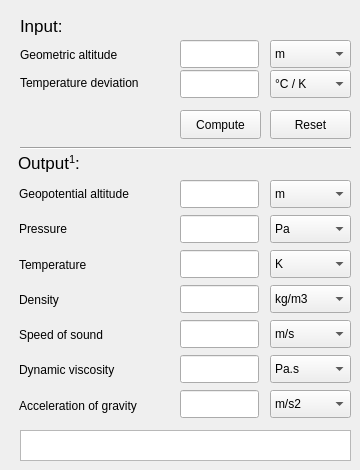
    <widget class="QWidget" name="tab">
     <attribute name="title">
      <string>STD Atmo Calc</string>
     </attribute>
     <widget class="QComboBox" name="TempUnits">
      <property name="geometry">
       <rect>
        <x>270</x>
        <y>70</y>
        <width>81</width>
        <height>28</height>
       </rect>
      </property>
      <item>
       <property name="text">
        <string>°C / K</string>
       </property>
      </item>
      <item>
       <property name="text">
        <string>°F / °R</string>
       </property>
      </item>
     </widget>
     <widget class="QComboBox" name="AltUnits">
      <property name="geometry">
       <rect>
        <x>270</x>
        <y>40</y>
        <width>81</width>
        <height>28</height>
       </rect>
      </property>
      <item>
       <property name="text">
        <string>m</string>
       </property>
      </item>
      <item>
       <property name="text">
        <string>ft</string>
       </property>
      </item>
     </widget>
     <widget class="Line" name="line">
      <property name="geometry">
       <rect>
        <x>20</x>
        <y>140</y>
        <width>331</width>
        <height>16</height>
       </rect>
      </property>
      <property name="orientation">
       <enum>Qt::Orientation::Horizontal</enum>
      </property>
     </widget>
     <widget class="QLabel" name="Input">
      <property name="geometry">
       <rect>
        <x>20</x>
        <y>10</y>
        <width>150</width>
        <height>31</height>
       </rect>
      </property>
      <property name="font">
       <font>
        <pointsize>13</pointsize>
       </font>
      </property>
      <property name="frameShadow">
       <enum>QFrame::Shadow::Sunken</enum>
      </property>
      <property name="lineWidth">
       <number>5</number>
      </property>
      <property name="text">
       <string>Input:</string>
      </property>
     </widget>
     <widget class="QLabel" name="Input_2">
      <property name="geometry">
       <rect>
        <x>18</x>
        <y>148</y>
        <width>150</width>
        <height>31</height>
       </rect>
      </property>
      <property name="font">
       <font>
        <pointsize>13</pointsize>
       </font>
      </property>
      <property name="frameShadow">
       <enum>QFrame::Shadow::Sunken</enum>
      </property>
      <property name="lineWidth">
       <number>5</number>
      </property>
      <property name="text">
       <string>&lt;html&gt;&lt;head/&gt;&lt;body&gt;&lt;p&gt;Output&lt;sup&gt;1&lt;/sup&gt;:&lt;/p&gt;&lt;/body&gt;&lt;/html&gt;</string>
      </property>
     </widget>
     <widget class="QPushButton" name="Compute">
      <property name="geometry">
       <rect>
        <x>180</x>
        <y>110</y>
        <width>81</width>
        <height>29</height>
       </rect>
      </property>
      <property name="text">
       <string>Compute</string>
      </property>
     </widget>
     <widget class="QPushButton" name="Reset">
      <property name="geometry">
       <rect>
        <x>270</x>
        <y>110</y>
        <width>81</width>
        <height>29</height>
       </rect>
      </property>
      <property name="text">
       <string>Reset</string>
      </property>
     </widget>
     <widget class="QWidget" name="layoutWidget">
      <property name="geometry">
       <rect>
        <x>20</x>
        <y>43</y>
        <width>152</width>
        <height>51</height>
       </rect>
      </property>
      <layout class="QVBoxLayout" name="verticalLayout_3">
       <item>
        <widget class="QLabel" name="label">
         <property name="text">
          <string>Geometric altitude</string>
         </property>
        </widget>
       </item>
       <item>
        <widget class="QLabel" name="label_2">
         <property name="text">
          <string>Temperature deviation</string>
         </property>
        </widget>
       </item>
      </layout>
     </widget>
     <widget class="QLineEdit" name="AltitudeInp">
      <property name="geometry">
       <rect>
        <x>180</x>
        <y>40</y>
        <width>79</width>
        <height>28</height>
       </rect>
      </property>
     </widget>
     <widget class="QLineEdit" name="dISAInp">
      <property name="geometry">
       <rect>
        <x>180</x>
        <y>70</y>
        <width>79</width>
        <height>28</height>
       </rect>
      </property>
     </widget>
     <widget class="QWidget" name="layoutWidget">
      <property name="geometry">
       <rect>
        <x>19</x>
        <y>179</y>
        <width>152</width>
        <height>241</height>
       </rect>
      </property>
      <layout class="QVBoxLayout" name="verticalLayout_4">
       <item>
        <widget class="QLabel" name="label_8">
         <property name="text">
          <string>Geopotential altitude</string>
         </property>
        </widget>
       </item>
       <item>
        <widget class="QLabel" name="label_3">
         <property name="text">
          <string>Pressure</string>
         </property>
        </widget>
       </item>
       <item>
        <widget class="QLabel" name="label_4">
         <property name="text">
          <string>Temperature</string>
         </property>
        </widget>
       </item>
       <item>
        <widget class="QLabel" name="label_5">
         <property name="text">
          <string>Density</string>
         </property>
        </widget>
       </item>
       <item>
        <widget class="QLabel" name="label_6">
         <property name="text">
          <string>Speed of sound</string>
         </property>
        </widget>
       </item>
       <item>
        <widget class="QLabel" name="label_7">
         <property name="text">
          <string>Dynamic viscosity</string>
         </property>
        </widget>
       </item>
       <item>
        <widget class="QLabel" name="label_9">
         <property name="text">
          <string>Acceleration of gravity</string>
         </property>
        </widget>
       </item>
      </layout>
     </widget>
     <widget class="QLineEdit" name="TemperatureOutput">
      <property name="geometry">
       <rect>
        <x>180</x>
        <y>250</y>
        <width>79</width>
        <height>28</height>
       </rect>
      </property>
      <property name="readOnly">
       <bool>true</bool>
      </property>
     </widget>
     <widget class="QLineEdit" name="AltitudeOutput">
      <property name="geometry">
       <rect>
        <x>180</x>
        <y>180</y>
        <width>79</width>
        <height>28</height>
       </rect>
      </property>
      <property name="readOnly">
       <bool>true</bool>
      </property>
     </widget>
     <widget class="QLineEdit" name="PressureOutput">
      <property name="geometry">
       <rect>
        <x>180</x>
        <y>215</y>
        <width>79</width>
        <height>28</height>
       </rect>
      </property>
      <property name="readOnly">
       <bool>true</bool>
      </property>
     </widget>
     <widget class="QLineEdit" name="SoundSpeedOutput">
      <property name="geometry">
       <rect>
        <x>180</x>
        <y>320</y>
        <width>79</width>
        <height>28</height>
       </rect>
      </property>
     </widget>
     <widget class="QLineEdit" name="GravityOutput">
      <property name="geometry">
       <rect>
        <x>180</x>
        <y>390</y>
        <width>79</width>
        <height>28</height>
       </rect>
      </property>
     </widget>
     <widget class="QLineEdit" name="ViscosityOutput">
      <property name="geometry">
       <rect>
        <x>180</x>
        <y>355</y>
        <width>79</width>
        <height>28</height>
       </rect>
      </property>
     </widget>
     <widget class="QLineEdit" name="DensityOutput">
      <property name="geometry">
       <rect>
        <x>180</x>
        <y>285</y>
        <width>79</width>
        <height>28</height>
       </rect>
      </property>
     </widget>
     <widget class="QComboBox" name="PressureCombo">
      <property name="geometry">
       <rect>
        <x>270</x>
        <y>215</y>
        <width>81</width>
        <height>28</height>
       </rect>
      </property>
      <item>
       <property name="text">
        <string>Pa</string>
       </property>
      </item>
      <item>
       <property name="text">
        <string>psi</string>
       </property>
      </item>
      <item>
       <property name="text">
        <string>mm Hg</string>
       </property>
      </item>
     </widget>
     <widget class="QComboBox" name="DensityCombo">
      <property name="geometry">
       <rect>
        <x>270</x>
        <y>285</y>
        <width>81</width>
        <height>28</height>
       </rect>
      </property>
      <item>
       <property name="text">
        <string>kg/m3</string>
       </property>
      </item>
      <item>
       <property name="text">
        <string>slug/m3</string>
       </property>
      </item>
     </widget>
     <widget class="QComboBox" name="SpeedSoundCombo">
      <property name="geometry">
       <rect>
        <x>270</x>
        <y>320</y>
        <width>81</width>
        <height>28</height>
       </rect>
      </property>
      <item>
       <property name="text">
        <string>m/s</string>
       </property>
      </item>
      <item>
       <property name="text">
        <string>ft/s</string>
       </property>
      </item>
      <item>
       <property name="text">
        <string>km/hr</string>
       </property>
      </item>
      <item>
       <property name="text">
        <string>mi/hr</string>
       </property>
      </item>
      <item>
       <property name="text">
        <string>knots</string>
       </property>
      </item>
     </widget>
     <widget class="QComboBox" name="GopAltCombo">
      <property name="geometry">
       <rect>
        <x>270</x>
        <y>180</y>
        <width>81</width>
        <height>28</height>
       </rect>
      </property>
      <item>
       <property name="text">
        <string>m</string>
       </property>
      </item>
      <item>
       <property name="text">
        <string>ft</string>
       </property>
      </item>
     </widget>
     <widget class="QComboBox" name="TemperatureCombo">
      <property name="geometry">
       <rect>
        <x>270</x>
        <y>250</y>
        <width>81</width>
        <height>28</height>
       </rect>
      </property>
      <item>
       <property name="text">
        <string>K</string>
       </property>
      </item>
      <item>
       <property name="text">
        <string>°C</string>
       </property>
      </item>
      <item>
       <property name="text">
        <string>°F</string>
       </property>
      </item>
      <item>
       <property name="text">
        <string>°R</string>
       </property>
      </item>
     </widget>
     <widget class="QComboBox" name="ViscosityCombo">
      <property name="geometry">
       <rect>
        <x>270</x>
        <y>355</y>
        <width>81</width>
        <height>28</height>
       </rect>
      </property>
      <item>
       <property name="text">
        <string>Pa.s</string>
       </property>
      </item>
      <item>
       <property name="text">
        <string>lbf.s/ft2</string>
       </property>
      </item>
     </widget>
     <widget class="QComboBox" name="GravityCombo">
      <property name="geometry">
       <rect>
        <x>270</x>
        <y>390</y>
        <width>81</width>
        <height>28</height>
       </rect>
      </property>
      <item>
       <property name="text">
        <string>m/s2</string>
       </property>
      </item>
      <item>
       <property name="text">
        <string>ft/s2</string>
       </property>
      </item>
     </widget>
     <widget class="QTextBrowser" name="infoBrowser_STD">
      <property name="geometry">
       <rect>
        <x>20</x>
        <y>430</y>
        <width>331</width>
        <height>31</height>
       </rect>
      </property>
      <property name="font">
       <font>
        <pointsize>8</pointsize>
       </font>
      </property>
     </widget>
    </widget>
